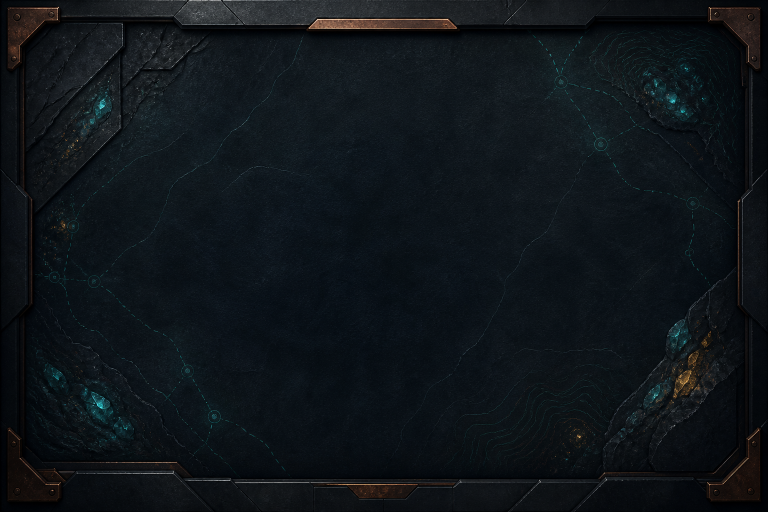
#> input picture assets/generated/ui/card-gallery-panel-v1.png, 1536 x 1024 px (shown at 1/2 size); the run also reads 1 picture not shown here
$ python render_map_audit.py
#> lines starting #> are read from the running program, lines starting #| are printed output that depends on the picture
from __future__ import annotations

import json
import math
from pathlib import Path
from typing import Iterable

from PIL import Image, ImageDraw, ImageFont, ImageOps


ROOT = Path(__file__).resolve().parents[1]
OUTPUT = ROOT / "reports" / "visual-snapshots"
WIDTH, HEIGHT = 1600, 900
CONTENT = (52, 118, 1548, 778)

COLORS = {
    "ink": "#151d27",
    "panel": "#202c39",
    "panel2": "#2b3a49",
    "world": "#121c26",
    "ground": "#2f4342",
    "ground2": "#3d5552",
    "slate": "#273340",
    "stone": "#58636c",
    "copper": "#b86833",
    "copper_light": "#e99c4c",
    "gold": "#f2c153",
    "teal": "#37c4b5",
    "teal_dark": "#1a706f",
    "moss": "#45764f",
    "leaf": "#4a8f5b",
    "ore": "#3dd5b9",
    "white": "#f2f3ec",
    "muted": "#aab8bc",
    "danger": "#ef756f",
}


def load_font(size: int, bold: bool = False):
    candidates = [
        Path(r"C:\Windows\Fonts\seguisb.ttf" if bold else r"C:\Windows\Fonts\segoeui.ttf"),
        Path(r"C:\Windows\Fonts\arialbd.ttf" if bold else r"C:\Windows\Fonts\arial.ttf"),
    ]
    for candidate in candidates:
        if candidate.exists():
            return ImageFont.truetype(str(candidate), size)
    return ImageFont.load_default()


FONT_TITLE = load_font(30, True)
FONT_SUBTITLE = load_font(17, False)
FONT_LABEL = load_font(18, True)
FONT_SMALL = load_font(14, False)
FONT_TINY = load_font(12, False)


def rounded(draw: ImageDraw.ImageDraw, xy, fill, radius=16, outline=None, width=1):
    draw.rounded_rectangle(xy, radius=radius, fill=fill, outline=outline, width=width)


def centered(draw: ImageDraw.ImageDraw, xy, value: str, font, fill, anchor="mm"):
    draw.text(((xy[0] + xy[2]) / 2, (xy[1] + xy[3]) / 2), value, font=font, fill=fill, anchor=anchor)


def fit_image(image: Image.Image, size: tuple[int, int]) -> Image.Image:
    return ImageOps.fit(image.convert("RGB"), size, method=Image.Resampling.LANCZOS)


def world_mapper(crop: tuple[float, float, float, float], box: tuple[int, int, int, int]):
    min_x, max_x, min_z, max_z = crop
    left, top, right, bottom = box

    def map_point(x: float, z: float) -> tuple[float, float]:
        px = left + ((x - min_x) / (max_x - min_x)) * (right - left)
        py = top + ((max_z - z) / (max_z - min_z)) * (bottom - top)
        return px, py

    def size_x(value: float) -> float:
        return value / (max_x - min_x) * (right - left)

    def size_z(value: float) -> float:
        return value / (max_z - min_z) * (bottom - top)

    return map_point, size_x, size_z


def draw_header(image: Image.Image, title: str, subtitle: str):
    draw = ImageDraw.Draw(image)
    draw.rectangle((0, 0, WIDTH, 94), fill=COLORS["ink"])
    draw.rectangle((0, 92, WIDTH, 96), fill=COLORS["copper"])
    draw.text((52, 22), title, font=FONT_TITLE, fill=COLORS["white"])
    draw.text((52, 62), subtitle, font=FONT_SUBTITLE, fill=COLORS["muted"])
    draw.text((1548, 24), "COPPERRIDGE / MAP AUDIT", font=FONT_SMALL, fill=COLORS["gold"], anchor="ra")


def draw_footer(image: Image.Image, note: str = "SOURCE-GEOMETRY PREVIEW • não é captura live do Studio"):
    draw = ImageDraw.Draw(image)
    draw.rectangle((0, 818, WIDTH, HEIGHT), fill=COLORS["ink"])
    draw.text((52, 846), note, font=FONT_SMALL, fill=COLORS["muted"])
    draw.text((1548, 846), "VALIDAÇÃO VISUAL / CICLO CONTÍNUO", font=FONT_SMALL, fill=COLORS["teal"], anchor="ra")


def draw_grid(draw, box, step=40):
    left, top, right, bottom = box
    for x in range(left, right + 1, step):
        draw.line((x, top, x, bottom), fill="#314251", width=1)
    for y in range(top, bottom + 1, step):
        draw.line((left, y, right, y), fill="#314251", width=1)


def draw_world(image: Image.Image, crop: tuple[float, float, float, float], title: str | None = None):
    content_width = CONTENT[2] - CONTENT[0]
    content_height = CONTENT[3] - CONTENT[1]
    layer = Image.new("RGB", (content_width, content_height), COLORS["world"])
    draw = ImageDraw.Draw(layer)
    box = (0, 0, content_width, content_height)
    left, top, right, bottom = box
    draw.rounded_rectangle(box, radius=22, fill=COLORS["world"], outline="#536676", width=2)
    draw_grid(draw, (left + 2, top + 2, right - 2, bottom - 2), 42)
    point, sx, sz = world_mapper(crop, (left + 8, top + 8, right - 8, bottom - 8))

    def rect(cx, cz, width, depth, fill, outline=None, radius=8):
        x, y = point(cx, cz)
        w, h = sx(width), sz(depth)
        bounds = (x - w / 2, y - h / 2, x + w / 2, y + h / 2)
        draw.rounded_rectangle(bounds, radius=radius, fill=fill, outline=outline, width=2 if outline else 1)
        return bounds

    def label(cx, cz, text, fill=COLORS["white"], accent=None):
        x, y = point(cx, cz)
        if accent:
            draw.ellipse((x - 7, y - 7, x + 7, y + 7), fill=accent)
            x += 12
        draw.text((x, y), text, font=FONT_SMALL, fill=fill, anchor="lm")

    def path(points: Iterable[tuple[float, float]], width, fill, edge):
        mapped = [point(x, z) for x, z in points]
        draw.line(mapped, fill=edge, width=max(8, int(sx(width) + 9)), joint="curve")
        draw.line(mapped, fill=fill, width=max(4, int(sx(width))), joint="curve")

    # Navigation spine and crossbar from MapService.
    path([(0, 0), (0, -24), (0, -52)], 13, COLORS["slate"], COLORS["teal"])
    path([(0, -24), (34, -44)], 12, COLORS["slate"], COLORS["copper_light"])
    path([(0, -52), (-30, -50)], 9, COLORS["slate"], COLORS["gold"])
    path([(0, -52), (0, -103)], 9, COLORS["slate"], COLORS["copper"])
    path([(-25, -53), (-25, -82), (-25, -124)], 8, COLORS["slate"], COLORS["teal"])
    path([(25, -53), (25, -82), (25, -124)], 8, COLORS["slate"], COLORS["gold"])
    path([(-25, -103), (25, -103)], 5, COLORS["slate"], COLORS["copper_light"])

    rect(0, 0, 18, 18, COLORS["teal_dark"], COLORS["teal"], 14)
    centered(draw, rect(0, -24, 72, 30, COLORS["ground2"], COLORS["teal"], 14), "THE RIDGE HUB", FONT_LABEL, COLORS["white"])
    rect(0, -52, 38, 25, COLORS["panel2"], COLORS["gold"], 12)
    rect(34, -44, 24, 28, COLORS["panel2"], COLORS["copper_light"], 12)
    rect(-30, -50, 11, 11, COLORS["panel2"], COLORS["gold"], 10)

    plots = [
        (-25, -82, "PLOT A", COLORS["teal"]),
        (25, -82, "PLOT B", COLORS["gold"]),
        (-25, -124, "PLOT C", COLORS["copper_light"]),
        (25, -124, "PLOT D", COLORS["ore"]),
    ]
    for x, z, plot_name, accent in plots:
        bounds = rect(x, z, 38, 36, COLORS["ground"], accent, 12)
        centered(draw, bounds, plot_name, FONT_LABEL, COLORS["white"])
        bx, by = point(x, z + 10)
        draw.ellipse((bx - 6, by - 6, bx + 6, by + 6), fill=accent)

    # Native-procedural landmarks and approved decor.
    for x, z in [(-24, -14), (24, -14), (-29, -34), (29, -34), (-22, -53), (22, -53)]:
        px, py = point(x, z)
        draw.ellipse((px - 7, py - 7, px + 7, py + 7), fill=COLORS["gold"], outline=COLORS["copper"])
    for x, z in [(-31, -18), (31, -18), (-58, -15), (57, -16), (-63, -67), (63, -68), (-60, -126), (60, -126)]:
        px, py = point(x, z)
        radius = max(8, int(sx(3.2)))
        draw.ellipse((px - radius, py - radius, px + radius, py + radius), fill=COLORS["moss"], outline=COLORS["leaf"], width=2)
    for x, z in [(-29, -34), (29, -34), (22, -45), (47, -45)]:
        px, py = point(x, z)
        draw.polygon([(px, py - 10), (px + 9, py + 6), (px - 9, py + 6)], fill=COLORS["ore"], outline=COLORS["teal"])

    label(0, 0, "SPAWN", accent=COLORS["teal"])
    label(0, -52, "RIDGE EXCHANGE", accent=COLORS["gold"])
    label(34, -44, "OLD LANTERN MINE", accent=COLORS["copper_light"])
    label(-30, -50, "RIDGE LIFT", accent=COLORS["gold"])
    if title:
        draw.text((left + 24, top + 22), title, font=FONT_LABEL, fill=COLORS["white"])

    # Compact legend for manual review.
    legend_x, legend_y = right - 310, top + 22
    rounded(draw, (legend_x, legend_y, right - 22, legend_y + 118), COLORS["ink"], 14, outline="#536676", width=1)
    draw.text((legend_x + 18, legend_y + 14), "LEGENDA", font=FONT_SMALL, fill=COLORS["gold"])
    entries = [(COLORS["teal"], "navegação / spawn"), (COLORS["gold"], "compra / progressão"), (COLORS["copper_light"], "mina / objetivo"), (COLORS["moss"], "ambientação")]
    for index, (color, text_value) in enumerate(entries):
        yy = legend_y + 42 + index * 18
        draw.ellipse((legend_x + 18, yy - 5, legend_x + 28, yy + 5), fill=color)
        draw.text((legend_x + 38, yy), text_value, font=FONT_TINY, fill=COLORS["muted"], anchor="lm")
    image.paste(layer, (CONTENT[0], CONTENT[1]))


def make_scene(title: str, subtitle: str, crop):
    image = Image.new("RGB", (WIDTH, HEIGHT), COLORS["ink"])
    draw_header(image, title, subtitle)
    draw_world(image, crop)
    draw_footer(image)
    return image


def make_floor_progression():
    image = Image.new("RGB", (WIDTH, HEIGHT), COLORS["ink"])
    draw_header(image, "RIDGE LIFT / PROGRESSÃO VERTICAL", "Compra de andares com aumento de capacidade, slots e multiplicador de renda")
    draw = ImageDraw.Draw(image)
    draw.rounded_rectangle(CONTENT, radius=22, fill=COLORS["world"], outline="#536676", width=2)
    center_x = 470
    base_y = 700
    draw.rounded_rectangle((180, base_y, 760, base_y + 38), radius=12, fill=COLORS["ink"], outline=COLORS["gold"], width=3)
    draw.text((470, base_y + 19), "RIDGE LIFT / TERMINAL DE COMPRA", font=FONT_LABEL, fill=COLORS["white"], anchor="mm")
    floors = [
        ("GROUNDWORKS", "x1.00", "4 slots", COLORS["teal"]),
        ("COPPERLINE GALLERY", "x1.15", "6 slots", COLORS["gold"]),
        ("DEEP LANTERN DECK", "x1.35", "8 slots", COLORS["copper_light"]),
        ("STORMGLASS LOFT", "x1.60", "10 slots", COLORS["ore"]),
        ("CROWN VEIN OBSERVATORY", "x2.00", "12 slots", "#b383ff"),
    ]
    for index, (name, multiplier, slots, accent) in enumerate(floors):
        y = base_y - 88 - index * 105
        draw.line((center_x, y + 34, center_x, y + 106), fill=COLORS["copper"], width=8)
        draw.rounded_rectangle((200, y, 740, y + 72), radius=14, fill=COLORS["panel2"], outline=accent, width=3)
        draw.ellipse((228, y + 18, 264, y + 54), fill=accent)
        draw.text((286, y + 17), f"{index + 1:02d}  {name}", font=FONT_LABEL, fill=COLORS["white"])
        draw.text((286, y + 47), f"{multiplier} income  •  {slots}", font=FONT_SMALL, fill=COLORS["muted"])
        draw.text((704, y + 36), "UNLOCK", font=FONT_SMALL, fill=accent, anchor="rm")

    rounded(draw, (875, 160, 1460, 650), COLORS["panel"], 20, outline="#536676", width=2)
    draw.text((915, 198), "REVISÃO DE ESTRUTURA", font=FONT_LABEL, fill=COLORS["gold"])
    checks = [
        ("PurchaseFloorPrompt", "interação no terminal", COLORS["teal"]),
        ("FloorDeck_<level>", "deck físico por plot", COLORS["teal"]),
        ("FloorMultiplier", "estado sincronizado", COLORS["teal"]),
        ("CardSlots", "mais espaço para cartas", COLORS["teal"]),
        ("Server-authoritative", "preço validado no servidor", COLORS["teal"]),
    ]
    for index, (name, desc, accent) in enumerate(checks):
        yy = 260 + index * 66
        draw.ellipse((915, yy, 944, yy + 29), fill=accent)
        draw.text((965, yy + 2), name, font=FONT_SMALL, fill=COLORS["white"])
        draw.text((965, yy + 27), desc, font=FONT_TINY, fill=COLORS["muted"])
    draw.text((915, 610), "Gaps entre blocos mantidos para expansão visual", font=FONT_SMALL, fill=COLORS["copper_light"])
    draw_footer(image)
    return image


def make_card_gallery():
    image = Image.new("RGB", (WIDTH, HEIGHT), COLORS["ink"])
    draw_header(image, "CARD GALLERY / RARIDADES", "Coleção responsiva com slots generosos, arte aprovada e fallback seguro")
    draw = ImageDraw.Draw(image)
    panel_path = ROOT / "assets/generated/ui/card-gallery-panel-v1.png"
    if panel_path.exists():
        panel = fit_image(Image.open(panel_path), (1490, 680))
        panel = Image.blend(panel, Image.new("RGB", panel.size, COLORS["ink"]), 0.35)
        image.paste(panel, (55, 115))
    else:
        draw.rectangle((55, 115, 1545, 795), fill=COLORS["panel"])
    cards = [
        ("FIELD LANTERN", "COMMON", COLORS["muted"], ROOT / "assets/generated/cards/field-lantern-v1.png", "+5% ore yield"),
        ("TUNNEL MOLE", "UNCOMMON", COLORS["teal"], ROOT / "assets/generated/cards/tunnel-mole-v1.png", "+8% build speed"),
        ("MOSSBACK BADGER", "RARE", "#5aa7ff", ROOT / "assets/generated/cards/mossback-badger-engineer-v1.png", "+12% build speed"),
        ("COPPER LYNX", "EPIC", COLORS["copper_light"], ROOT / "assets/generated/cards/copper-lynx-prospector-v1.png", "+18% ore yield"),
        ("STORM RAVEN", "LEGENDARY", "#b383ff", ROOT / "assets/generated/cards/storm-raven-surveyor-v1.png", "reveal objectives"),
        ("RIDGE WARDEN", "MYTHIC", COLORS["gold"], ROOT / "assets/generated/cards/ridge-warden-v1.png", "all systems tuned"),
    ]
    card_w, card_h = 216, 410
    gap = 18
    start_x, start_y = 88, 220
    for index, (name, rarity, accent, art_path, effect) in enumerate(cards):
        x = start_x + index * (card_w + gap)
        y = start_y
        rounded(draw, (x, y, x + card_w, y + card_h), COLORS["panel"], 18, outline=accent, width=3)
        art_box = (x + 12, y + 12, x + card_w - 12, y + 238)
        if art_path and art_path.exists():
            art = fit_image(Image.open(art_path), (art_box[2] - art_box[0], art_box[3] - art_box[1]))
            image.paste(art, (art_box[0], art_box[1]))
        else:
            draw.rounded_rectangle(art_box, radius=12, fill=COLORS["ink"], outline=accent, width=2)
            centered(draw, art_box, "ART IMPORT\nQUEUED", FONT_SMALL, accent)
        draw.text((x + 14, y + 258), name, font=FONT_SMALL, fill=COLORS["white"])
        draw.text((x + 14, y + 282), rarity, font=FONT_TINY, fill=accent)
        draw.line((x + 14, y + 310, x + card_w - 14, y + 310), fill="#536676", width=1)
        draw.text((x + 14, y + 328), effect, font=FONT_TINY, fill=COLORS["muted"])
        draw.text((x + card_w - 14, y + 370), f"{index + 1:02d}", font=FONT_LABEL, fill=accent, anchor="ra")
    draw_footer(image, "ASSET PREVIEW • todas as 6 artes conceituais presentes e registradas; aguardando upload Roblox para runtime")
    return image


def make_mobile_ui():
    image = Image.new("RGB", (WIDTH, HEIGHT), COLORS["ink"])
    draw_header(image, "MOBILE STORE / UI RESPONSIVA", "Composição compacta para 390×844 sem esconder o campo de jogo")
    draw = ImageDraw.Draw(image)
    phone = (250, 136, 690, 820)
    tablet = (870, 190, 1450, 770)
    for frame, label in [(phone, "PHONE 390×844"), (tablet, "TABLET 1024×768")]:
        rounded(draw, frame, COLORS["world"], 30, outline="#536676", width=3)
        draw.text((frame[0] + 22, frame[1] + 20), label, font=FONT_SMALL, fill=COLORS["gold"])
        left, top, right, bottom = frame[0] + 18, frame[1] + 62, frame[2] - 18, frame[3] - 18
        rounded(draw, (left, top, right, bottom), COLORS["ground"], 18)
        rounded(draw, (left + 14, top + 14, right - 14, top + 62), COLORS["ink"], 12, outline=COLORS["teal"], width=2)
        draw.text((left + 30, top + 38), "$1,000", font=FONT_LABEL, fill=COLORS["white"], anchor="lm")
        draw.text((right - 30, top + 38), "CARDS", font=FONT_TINY, fill=COLORS["teal"], anchor="rm")
        rounded(draw, (left + 14, bottom - 116, right - 14, bottom - 68), COLORS["panel"], 12, outline=COLORS["gold"], width=2)
        draw.text(((left + right) / 2, bottom - 92), "[E] BUY MINING PACK • $100", font=FONT_TINY, fill=COLORS["gold"], anchor="mm")
        rounded(draw, (left + 14, bottom - 56, right - 14, bottom - 20), COLORS["teal_dark"], 12)
        draw.text(((left + right) / 2, bottom - 38), "OPEN CARD GALLERY", font=FONT_TINY, fill=COLORS["white"], anchor="mm")
        draw.line((left + 25, top + 110, right - 25, bottom - 150), fill="#49655d", width=2)
        draw.ellipse(((left + right) / 2 - 24, (top + bottom) / 2 - 24, (left + right) / 2 + 24, (top + bottom) / 2 + 24), fill=COLORS["teal"], outline=COLORS["gold"], width=3)
    rounded(draw, (50, 160, 205, 510), COLORS["panel"], 18, outline=COLORS["teal"], width=2)
    draw.text((76, 190), "CHECKS", font=FONT_LABEL, fill=COLORS["gold"])
    for index, item in enumerate(["safe-area", "legible", "one primary", "playfield clear"]):
        yy = 250 + index * 52
        draw.ellipse((76, yy, 94, yy + 18), fill=COLORS["teal"])
        draw.text((108, yy + 9), item, font=FONT_SMALL, fill=COLORS["muted"], anchor="lm")
    draw_footer(image)
    return image


def main():
    OUTPUT.mkdir(parents=True, exist_ok=True)
    captures = {
        "00-map-overview.png": make_scene("WORLD OVERVIEW / COPPERRIDGE", "Rotas, pontos de interesse e quatro plots com espaço para expansão", (-88, 88, -150, 12)),
        "01-spawn-plaza.png": make_scene("SPAWN + MAIN PLAZA", "Primeira leitura: spawn seguro, hub central, landmarks e caminho iluminado", (-50, 50, -62, 8)),
        "02-ridge-exchange.png": make_scene("RIDGE EXCHANGE / STARTER STORE", "Compra inicial com corredor frontal, balcão e distância de interação", (-30, 30, -72, -32)),
        "03-old-lantern-mine.png": make_scene("OLD LANTERN MINE", "Objetivo legível, gate com passagem e decoração de minério", (12, 58, -66, -23)),
        "04-ridge-lift.png": make_scene("RIDGE LIFT / TERMINAL", "Ponto de compra de andares separado do bloco da loja", (-50, -10, -68, -34)),
        "05-plots-grid.png": make_scene("PLOTS A–D / EXPANSÃO", "Quatro áreas de claim, crossbar central e espaçamento entre blocos", (-72, 72, -150, -60)),
        "06-plot-a-detail.png": make_scene("PLOT A / CLAIM DETAIL", "Fundação, borda, terminal, beacon, minério, crate e iluminação", (-50, 0, -108, -56)),
        "07-floor-progression.png": make_floor_progression(),
        "08-card-gallery.png": make_card_gallery(),
        "09-mobile-ui.png": make_mobile_ui(),
    }
#> in draw_world, `layer = Image.new("RGB", (content_width, content_height), COLORS["worl..`:
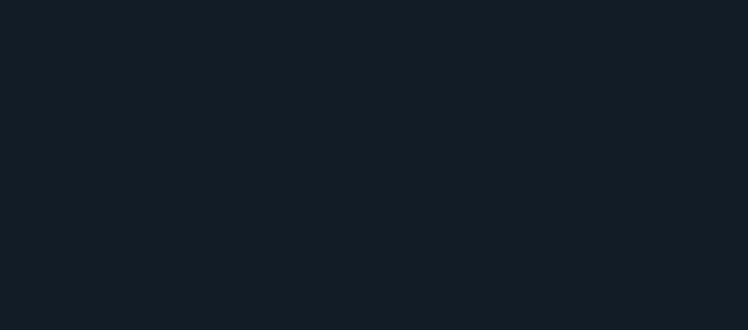
#> layer: PIL image 1496x660 RGB (shown at 1/2 size); mean R, G, B 18, 28, 38
#> in draw_world, `image.paste(layer, (CONTENT[0], CONTENT[1]))`:
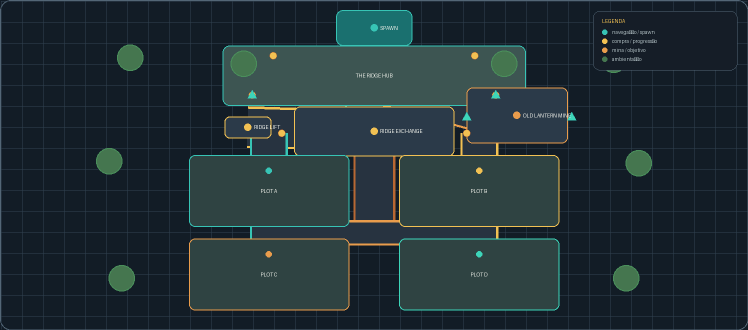
#> layer: PIL image 1496x660 RGB (shown at 1/2 size); mean R, G, B 33.4, 48.3, 53.7
#> in draw_world, `image.paste(layer, (CONTENT[0], CONTENT[1]))`:
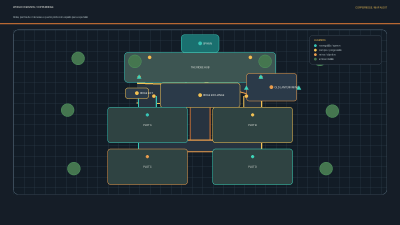
#> image: PIL image 1600x900 RGB (shown at 1/4 size); mean R, G, B 30.6, 42.8, 49.3
#> call 2 of draw_world, with crop = (-50, 50, -62, 8)
#> in draw_world (call 2), `plots = [ (-25, -82, "PLOT A", COLORS["teal"]), (25, -82, "PLOT B", CO..`: plots = [(-25, -82, 'PLOT A', '#37c4b5'), (25, -82, 'PLOT B', '#f2c153'), (-25, -124, 'PLOT C', '#e99c4c'), (25, -124, 'PLOT D', '#3dd5b9')]
#> the loop in draw_world (call 2), `for x, z, plot_name, accent in plots:` made 4 passes
#> (z, plot_name, accent, y in rect, bounds) on passes 1 to 4: (-82, 'PLOT A', '#37c4b5', 836, (96.8, 670.4, 659.2, 1001.6)), (-82, 'PLOT B', '#f2c153', 836, (836.8, 670.4, 1399.2, 1001.6)), (-124, 'PLOT C', '#e99c4c', 1222.4, (96.8, 1056.8, 659.2, 1388)), (-124, 'PLOT D', '#3dd5b9', 1222.4, (836.8, 1056.8, 1399.2, 1388))
#> the loop in draw_world (call 2), `for x, z in [(-24, -14), (24, -14), (-29, -34), (29, -34), (-22, -53),..` made 6 passes
#> (px, py) on passes 1 to 6: (392.8, 210.4), (1103.2, 210.4), (318.8, 394.4), (1177.2, 394.4), (422.4, 569.2), (1073.6, 569.2)
#> the loop in draw_world (call 2), `for x, z in [(-31, -18), (31, -18), (-58, -15), (57, -16), (-63, -67),..` made 8 passes
#> (px, py) on passes 1 to 8: (289.2, 247.2), (1206.8, 247.2), (-110.4, 219.6), (1591.6, 228.8), (-184.4, 698), (1680.4, 707.2), (-140, 1240.8), (1636, 1240.8)
#> the loop in draw_world (call 2), `for x, z in [(-29, -34), (29, -34), (22, -45), (47, -45)]:` made 4 passes
#> (px, py) on passes 1 to 4: (318.8, 394.4), (1177.2, 394.4), (1073.6, 495.6), (1443.6, 495.6)
#> in draw_world (call 2), `image.paste(layer, (CONTENT[0], CONTENT[1]))`:
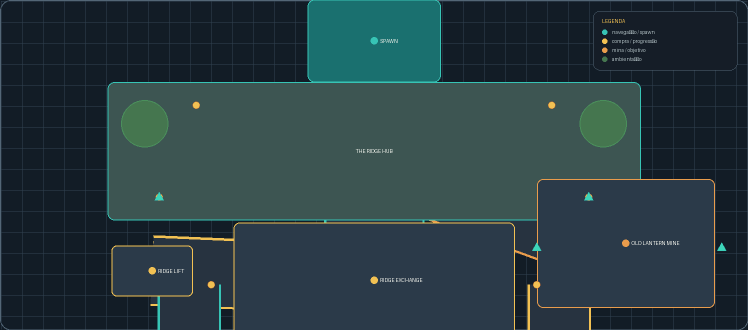
#> layer: PIL image 1496x660 RGB (shown at 1/2 size); mean R, G, B 40.2, 59.4, 64.9
#> in draw_world (call 2), `image.paste(layer, (CONTENT[0], CONTENT[1]))`:
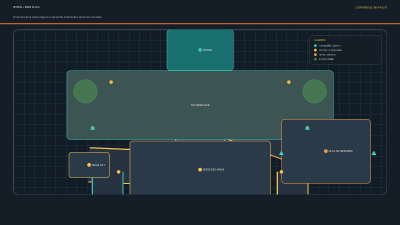
#> image: PIL image 1600x900 RGB (shown at 1/4 size); mean R, G, B 35.2, 50.4, 57
#> call 3 of draw_world, with crop = (-30, 30, -72, -32)
#> the loop in draw_world (call 3), `for x, z, plot_name, accent in plots:` made 4 passes
#> (z, plot_name, accent, y in rect, bounds) on passes 1 to 4: (-82, 'PLOT A', '#37c4b5', 813, (-337.3, 523.2, 600, 1102.8)), (-82, 'PLOT B', '#f2c153', 813, (896, 523.2, 1833.3, 1102.8)), (-124, 'PLOT C', '#e99c4c', 1489.2, (-337.3, 1199.4, 600, 1779)), (-124, 'PLOT D', '#3dd5b9', 1489.2, (896, 1199.4, 1833.3, 1779))
#> the loop in draw_world (call 3), `for x, z in [(-24, -14), (24, -14), (-29, -34), (29, -34), (-22, -53),..` made 6 passes
#> (px, py) on passes 1 to 6: (156, -281.8), (1340, -281.8), (32.67, 40.2), (1463.3, 40.2), (205.3, 346.1), (1290.7, 346.1)
#> the loop in draw_world (call 3), `for x, z in [(-31, -18), (31, -18), (-58, -15), (57, -16), (-63, -67),..` made 8 passes
#> (px, py) on passes 1 to 8: (-16.67, -217.4), (1512.7, -217.4), (-682.7, -265.7), (2154, -249.6), (-806, 571.5), (2302, 587.6), (-732, 1521.4), (2228, 1521.4)
#> the loop in draw_world (call 3), `for x, z in [(-29, -34), (29, -34), (22, -45), (47, -45)]:` made 4 passes
#> (px, py) on passes 1 to 4: (32.67, 40.2), (1463.3, 40.2), (1290.7, 217.3), (1907.3, 217.3)
#> in draw_world (call 3), `image.paste(layer, (CONTENT[0], CONTENT[1]))`:
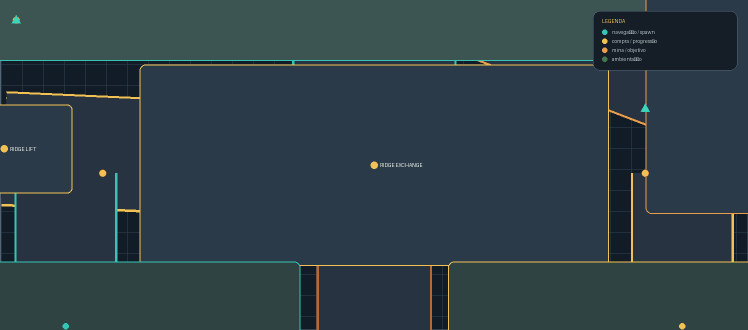
#> layer: PIL image 1496x660 RGB (shown at 1/2 size); mean R, G, B 46.6, 62.7, 70.1
#> in draw_world (call 3), `image.paste(layer, (CONTENT[0], CONTENT[1]))`:
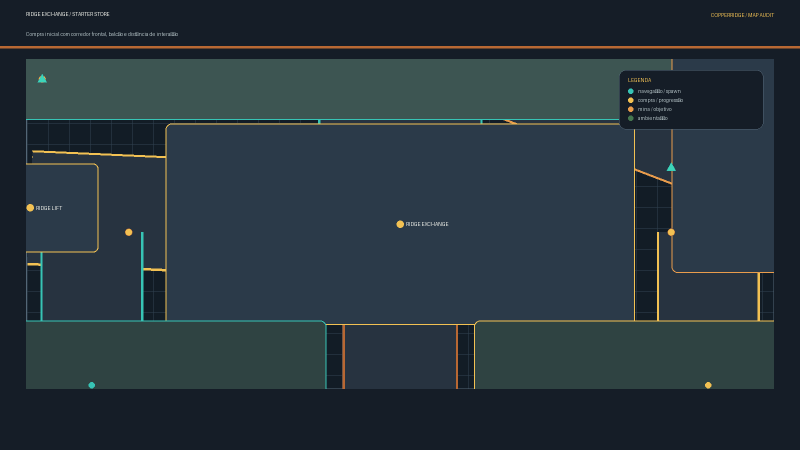
#> image: PIL image 1600x900 RGB (shown at 1/2 size); mean R, G, B 39.6, 52.7, 60.5
#> (the rest of the program and of its run is left out)
